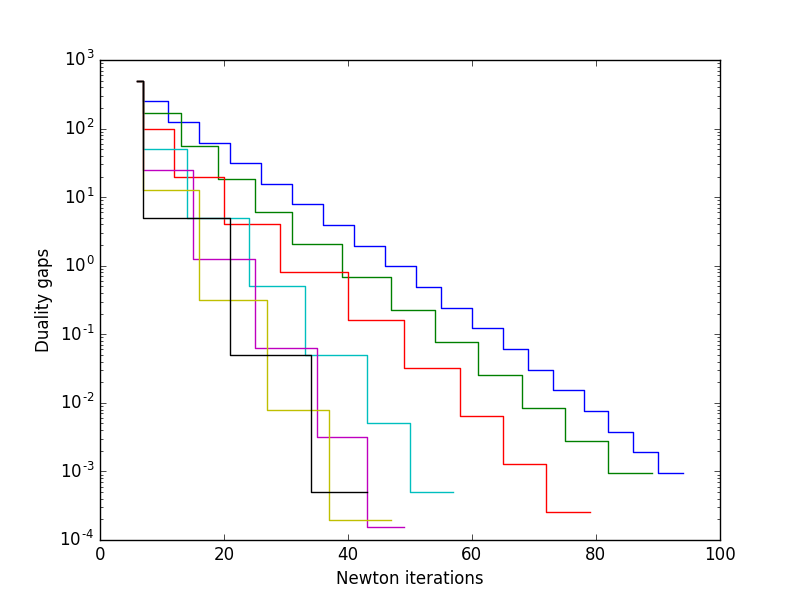

Recreate this plot in Python.
import numpy as np
import numpy.linalg as la
import cvxpy as cp
import matplotlib.pyplot as plt

def newton(A, b, c, x_0):
    #algorithm parameters
    alpha = 0.1
    beta = 0.5
    epsilon = 1e-5
    max_iters = 50

    m = b.size
    n = x_0.size

    #initialization
    nu = np.zeros(m)
    x = x_0
    residuals = []

    for i in xrange(max_iters):
        H = np.diag(pow(x, -2))
        r_dual = c - pow(x, -1) + np.dot(A.T, nu)
        r_pri = np.dot(A, x) - b
        r = np.append(r_dual, r_pri)

        #check for convergence
        r_norm = la.norm(r)
        residuals.append(r_norm)
        if r_norm <= epsilon and la.norm(np.dot(A, x) - b) <= epsilon:
            break

        #compute newton step via whole KKT system
        M = np.bmat([[H, A.T], [A, np.zeros((m, m))]])
        d = la.solve(M, -r)
        d_x = d[: n]
        d_nu = d[n :]

        #backtracking line search
        t = 1
        # first bring point into domain
        while np.min(x + t * d_x) <= 0:
            t = beta * t

        # now do backtracking line search
        r_dual_new = c - np.power(x + t * d_x, -1) + A.T.dot(nu + t * d_nu)
        r_pri_new = np.dot(A, x + t * d_x) - b
        while la.norm(np.append(r_dual_new, r_pri_new)) > (1 - alpha * t) * r_norm:
            t = beta * t;
            r_dual_new = c - pow(x + t * d_x, -1) + np.dot(A.T, nu + t * d_nu)
            r_pri_new = np.dot(A, x + t * d_x) - b

        # update primal and dual variables
        x = x + t* d_x
        nu = nu + t * d_nu

    if i == max_iters - 1:
        print "ERROR: max_iters reached."
        return (None, None, i)
    else:
        return (x, nu, i)

def barrier(A, b, c, mu):
    (m, n) = A.shape
    epsilon = 1e-3

    x = np.ones(n)
    t = 1.0
    (x_star, nu_star, k) = newton(A, b, t * c, x)
    x = x_star
    h = np.array([k, n/t])
    h = np.asmatrix(h).T
    history = h
    while 1:
        (x_star, nu_star, k) = newton(A, b, t * c, x)
        x = x_star
        h = np.array([k, n/t])
        h = np.asmatrix(h).T
        history = np.hstack((history, h))
        if n/t < epsilon:
            break
        t = mu * t

    nu_star = nu_star/t
    return x_star, nu_star, history

m = 100
n = 500
A = np.zeros((m, n))
while la.matrix_rank(A) < m:
    A = np.random.rand(m, n)
    A[0, :] = np.absolute(A[0, :])

p = np.absolute(np.random.rand(n))
b = np.dot(A, p)
c = np.random.rand(n)
(x_star, nu_star, history) = barrier(A, b, c, 10)
h0 = []
h1 = []
hcum = np.cumsum(history[0, :])
for i in xrange(history.shape[1]):
    h0.append(hcum[0, i])
    h1.append(history[1, i])
plt.step(h0, h1)
plt.yscale("log")
plt.show()

x = cp.Variable(n)
obj = cp.Minimize(c.T * x)
cons = [A * x == b, x >= 0]
prob = cp.Problem(obj, cons)
prob.solve()
print la.norm(x_star - x.value)
print la.norm(nu_star - cons[0].dual_value)

for mu in [2, 3, 5, 10, 20, 40, 100]:
    (x_star, nu_star, history) = barrier(A, b, c, mu)
    h0 = []
    h1 = []
    hcum = np.cumsum(history[0, :])
    for i in xrange(history.shape[1]):
        h0.append(hcum[0, i])
        h1.append(history[1, i])
    plt.step(h0, h1)
plt.yscale("log")
plt.xlabel("Newton iterations")
plt.ylabel("Duality gaps")
plt.show()
